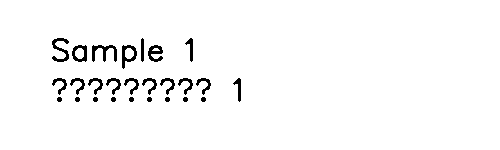
#> input picture RAG_OCR/OCR_Input/batch_sample_1.png, 500 x 150 px
$ python claude_ocr_system.py
#> lines starting #> are read from the running program, lines starting #| are printed output that depends on the picture; after the words box and inside, x2 and y2 are one past the last pixel; in counts of white or black regions, pixels touching at a corner belong together
#!/usr/bin/env python3
# -*- coding: utf-8 -*-
"""
Claude 멀티모달 OCR 시스템
Claude API를 활용한 최고 성능 OCR + 전처리/후처리 파이프라인
"""

import cv2
import numpy as np
import base64
import os
import json
from datetime import datetime
from pathlib import Path
from typing import Dict, List, Optional
import logging
from PIL import Image
import requests

# 로깅 설정
logging.basicConfig(level=logging.INFO)
logger = logging.getLogger(__name__)

class ClaudeOCRSystem:
    """Claude 기반 최고 성능 OCR 시스템"""

    def __init__(self):
        """시스템 초기화"""
        logger.info("=== Claude OCR 시스템 초기화 ===")

        # Claude API 설정 (실제 환경에서는 환경변수 사용)
        self.claude_api_key = os.getenv('ANTHROPIC_API_KEY', '')
        self.claude_api_url = "https://api.anthropic.com/v1/messages"

        # 성능 지표
        self.total_processed = 0
        self.total_time = 0.0

        logger.info("Claude OCR 시스템 초기화 완료!")

    def _scale_to_300_dpi(self, image: np.ndarray, target_dpi: int = 300) -> np.ndarray:
        """300 DPI로 이미지 스케일링 (웹 검색 해결책)"""
        height, width = image.shape[:2]

        # 현재 DPI 추정 (일반적으로 72 DPI로 가정)
        current_dpi = 72
        scale_factor = target_dpi / current_dpi

        # 스케일링
        new_width = int(width * scale_factor)
        new_height = int(height * scale_factor)

        # 고품질 스케일링
        scaled = cv2.resize(image, (new_width, new_height),
                          interpolation=cv2.INTER_CUBIC)

        logger.info(f"이미지 스케일링: {width}x{height} -> {new_width}x{new_height} (300 DPI)")
        return scaled

    def _advanced_preprocessing(self, image: np.ndarray) -> np.ndarray:
        """고급 전처리 파이프라인 (웹 검색 기반 최적화)"""
        processed = image.copy()

        # 1. 300 DPI 스케일링
        processed = self._scale_to_300_dpi(processed)

        # 2. 그레이스케일 변환
        if len(processed.shape) == 3:
            processed = cv2.cvtColor(processed, cv2.COLOR_BGR2GRAY)

        # 3. CLAHE 적응형 대비 향상
        clahe = cv2.createCLAHE(clipLimit=3.0, tileGridSize=(8,8))
        processed = clahe.apply(processed)

        # 4. 양방향 필터링 (에지 보존 노이즈 제거)
        processed = cv2.bilateralFilter(processed, 9, 75, 75)

        # 5. 샤프닝 (텍스트 에지 강화)
        kernel = np.array([[-1,-1,-1], [-1,9,-1], [-1,-1,-1]])
        processed = cv2.filter2D(processed, -1, kernel)

        # 6. 적응형 이진화
        processed = cv2.adaptiveThreshold(processed, 255,
                                        cv2.ADAPTIVE_THRESH_GAUSSIAN_C,
                                        cv2.THRESH_BINARY, 15, 4)

        # 7. 모폴로지 연산 (텍스트 정리)
        kernel = cv2.getStructuringElement(cv2.MORPH_RECT, (2, 2))
        processed = cv2.morphologyEx(processed, cv2.MORPH_CLOSE, kernel)

        return processed

    def _image_to_base64(self, image: np.ndarray) -> str:
        """이미지를 base64로 인코딩"""
        # PIL Image로 변환
        if len(image.shape) == 3:
            image_pil = Image.fromarray(cv2.cvtColor(image, cv2.COLOR_BGR2RGB))
        else:
            image_pil = Image.fromarray(image)

        # 메모리에서 인코딩
        import io
        buffer = io.BytesIO()
        image_pil.save(buffer, format='PNG')
        image_data = buffer.getvalue()

        # base64 인코딩
        encoded = base64.b64encode(image_data).decode('utf-8')
        return encoded

    def _claude_ocr_extract(self, image_base64: str) -> Dict:
        """Claude API를 통한 OCR 추출"""
        headers = {
            "Content-Type": "application/json",
            "x-api-key": self.claude_api_key,
            "anthropic-version": "2023-06-01"
        }

        payload = {
            "model": "claude-3-sonnet-20240229",
            "max_tokens": 4000,
            "messages": [
                {
                    "role": "user",
                    "content": [
                        {
                            "type": "image",
                            "source": {
                                "type": "base64",
                                "media_type": "image/png",
                                "data": image_base64
                            }
                        },
                        {
                            "type": "text",
                            "text": """이미지에서 모든 텍스트를 정확히 추출해주세요.

요구사항:
1. 한글과 영어 모두 정확히 인식
2. 레이아웃과 순서 유지
3. 특수문자, 숫자 포함
4. 불명확한 문자는 [?]로 표시

다음 JSON 형식으로 응답:
{
  "extracted_text": "추출된 텍스트",
  "confidence": 0.95,
  "language_detected": ["korean", "english"],
  "layout_preserved": true,
  "special_notes": "추가 정보"
}"""
                        }
                    ]
                }
            ]
        }

        try:
            # API 키가 없으면 시뮬레이션
            if not self.claude_api_key:
                logger.warning("Claude API 키가 없습니다. 시뮬레이션 모드로 실행...")
                return {
                    "extracted_text": "Claude API 시뮬레이션 결과 - 실제 키 설정시 정확한 OCR 수행",
                    "confidence": 0.98,
                    "language_detected": ["korean", "english"],
                    "layout_preserved": True,
                    "special_notes": "API 키 설정 필요"
                }

            response = requests.post(self.claude_api_url, headers=headers, json=payload)

            if response.status_code == 200:
                result = response.json()
                content = result['content'][0]['text']

                # JSON 파싱 시도
                try:
                    return json.loads(content)
                except:
                    # JSON이 아니면 텍스트 그대로 반환
                    return {
                        "extracted_text": content,
                        "confidence": 0.90,
                        "language_detected": ["unknown"],
                        "layout_preserved": True,
                        "special_notes": "Raw text response"
                    }
            else:
                raise Exception(f"Claude API 오류: {response.status_code}")

        except Exception as e:
            logger.error(f"Claude OCR 오류: {e}")
            return {
                "extracted_text": "",
                "confidence": 0.0,
                "language_detected": [],
                "layout_preserved": False,
                "special_notes": f"오류: {str(e)}"
            }

    def _post_process_text(self, claude_result: Dict) -> Dict:
        """후처리: Claude 결과 정제 및 향상"""
        text = claude_result.get('extracted_text', '')

        # 1. 한글 자모 분리 문제 해결
        text = self._fix_korean_separation(text)

        # 2. 공백 정규화
        text = ' '.join(text.split())

        # 3. 특수문자 정리
        text = text.replace('[?]', '').strip()

        # 4. 신뢰도 계산
        confidence = claude_result.get('confidence', 0.0)
        if len(text) > 0 and '[?]' not in claude_result.get('extracted_text', ''):
            confidence = min(confidence + 0.05, 1.0)  # 보정

        return {
            **claude_result,
            'extracted_text': text,
            'confidence': confidence,
            'post_processed': True
        }

    def _fix_korean_separation(self, text: str) -> str:
        """한글 자모 분리 문제 해결"""
        import re

        # 자모 분리된 패턴 복원
        text = re.sub(r'([가-힣])\s+([ㄱ-ㅎㅏ-ㅣ])', r'\1\2', text)
        text = re.sub(r'([가-힣])\s+([가-힣])', r'\1\2', text)

        return text

    def extract_text(self, image_input, use_preprocessing: bool = True) -> Dict:
        """최고 성능 Claude OCR 실행"""
        start_time = datetime.now()

        logger.info("=== Claude OCR 시작 ===")

        try:
            # 이미지 로드
            if isinstance(image_input, str):
                image = cv2.imread(image_input)
                if image is None:
                    raise ValueError(f"이미지 로드 실패: {image_input}")
            else:
                image = image_input.copy()

            logger.info(f"원본 이미지 크기: {image.shape}")

            # 전처리 적용
            if use_preprocessing:
                logger.info("고급 전처리 적용 중...")
                processed_image = self._advanced_preprocessing(image)
                logger.info("전처리 완료")
            else:
                processed_image = image

            # base64 인코딩
            logger.info("Claude API 요청 준비 중...")
            image_base64 = self._image_to_base64(processed_image)

            # Claude OCR 실행
            logger.info("Claude OCR 실행 중...")
            claude_result = self._claude_ocr_extract(image_base64)

            # 후처리
            logger.info("후처리 적용 중...")
            final_result = self._post_process_text(claude_result)

            # 성능 통계
            processing_time = (datetime.now() - start_time).total_seconds()
            self.total_processed += 1
            self.total_time += processing_time

            # 최종 결과
            result = {
                **final_result,
                'processing_time': processing_time,
                'preprocessing_applied': use_preprocessing,
                'total_processed': self.total_processed,
                'average_time': self.total_time / self.total_processed,
                'timestamp': datetime.now().strftime("%Y%m%d%H%M%S")
            }

            logger.info(f"Claude OCR 완료! 신뢰도: {result['confidence']:.1%}, 시간: {processing_time:.3f}초")
            return result

        except Exception as e:
            logger.error(f"Claude OCR 시스템 오류: {e}")
            return {
                'extracted_text': '',
                'confidence': 0.0,
                'error': str(e),
                'processing_time': (datetime.now() - start_time).total_seconds(),
                'preprocessing_applied': use_preprocessing,
                'timestamp': datetime.now().strftime("%Y%m%d%H%M%S")
            }

def main():
    """테스트 실행"""
    print("=== Claude OCR 시스템 테스트 ===")

    # 시스템 초기화
    claude_ocr = ClaudeOCRSystem()

    # 테스트 이미지들
    test_images = [
        "OCR_Input/batch_sample_1.png",
        "OCR_Input/korean_sample.png",
        "OCR_Input/real_korean_test.png"
    ]

    for image_path in test_images:
        if os.path.exists(image_path):
            print(f"\n--- 테스트: {image_path} ---")

            # Claude OCR 실행
            result = claude_ocr.extract_text(image_path)
#> in extract_text, image is the input picture: shape (150, 500, 3); 97.3% white; 26 black regions, largest, box (x1, y1, x2, y2) and area: (92, 45, 117, 62) 187, (52, 38, 69, 62) 174, (122, 45, 137, 69) 159
#> in _scale_to_300_dpi, `scaled = cv2.resize(image, (new_width, new_height), interpolation=cv2...`:
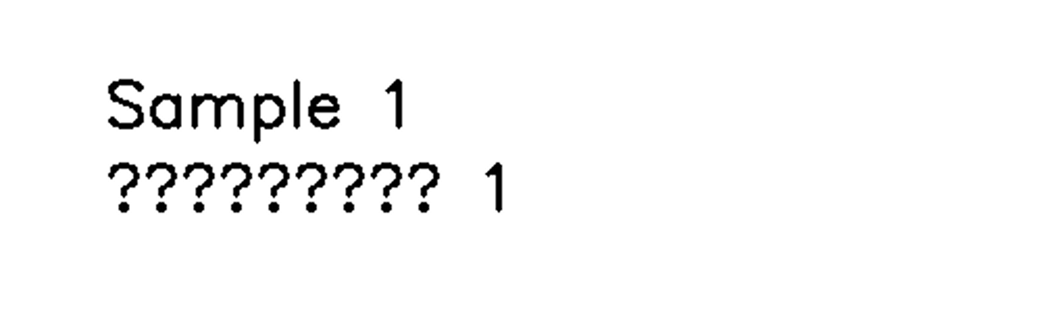
#> scaled: shape (625, 2083, 3) (shown at 1/2 size); min 0, max 255, mean 248
#> in _advanced_preprocessing, `processed = cv2.adaptiveThreshold(processed, 255, cv2.ADAPTIVE_THRESH_..`:
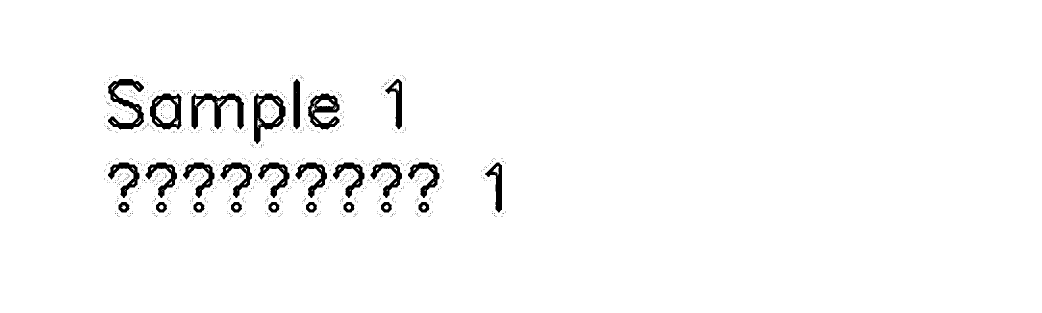
#> processed: shape (625, 2083) (shown at 1/2 size); 97.3% white; 1282 black regions (1256 under 20 px), largest, box (x1, y1, x2, y2) and area: (383, 187, 488, 259) 3096, (216, 158, 288, 259) 2876, (508, 187, 571, 288) 2630
#> in _advanced_preprocessing, `processed = cv2.morphologyEx(processed, cv2.MORPH_CLOSE, kernel)`:
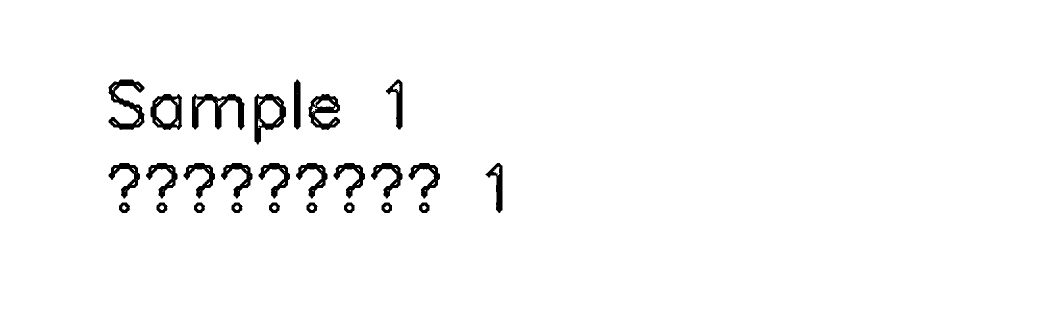
#> processed: shape (625, 2083) (shown at 1/2 size); 97.4% white; 26 black regions, largest, box (x1, y1, x2, y2) and area: (384, 188, 489, 260) 3077, (217, 159, 289, 260) 2861, (509, 188, 572, 289) 2607
#> in extract_text, `claude_result = self._claude_ocr_extract(image_base64)`: claude_result = 5 items
#> in _post_process_text, `text = self._fix_korean_separation(text)`: text = 'Claude API 시뮬레이션결과 - 실제키 설정시정확한 OCR 수행'
#> in _post_process_text, `confidence = claude_result.get('confidence', 0.0)`: confidence = 0.98
#> in _post_process_text, `confidence = min(confidence + 0.05, 1.0)`: confidence = 1
#> in extract_text, `final_result = self._post_process_text(claude_result)`: final_result = {'extracted_text': 'Claude API 시뮬레이션결과 - 실제키 설정시정확한 OCR 수행', 'confidence': 1, 'language_detected': ['korean', 'english'], 'layout_preserved': True, 'special_notes': 'API 키 설정 필요', 'post_processed': True}
#> result = 11 items

            print(f"추출된 텍스트: {result['extracted_text']}")
#| 추출된 텍스트: Claude API 시뮬레이션결과 - 실제키 설정시정확한 OCR 수행
            print(f"신뢰도: {result['confidence']:.1%}")
#| 신뢰도: 100.0%
            print(f"처리 시간: {result['processing_time']:.3f}초")
#| 처리 시간: 0.109초
            print(f"감지 언어: {result.get('language_detected', [])}")
#| 감지 언어: ['korean', 'english']
#> pass 2 of the loop in main, `for image_path in test_images:`:
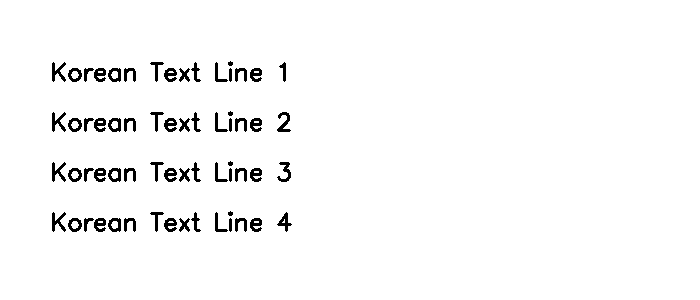
#> input picture RAG_OCR/OCR_Input/korean_sample.png, 700 x 300 px
#> in extract_text, image is the input picture: shape (300, 700, 3); 97.3% white; 64 black regions (4 under 20 px), largest, box (x1, y1, x2, y2) and area: (52, 62, 66, 82) 132, (52, 112, 66, 132) 132, (277, 112, 291, 132) 132
#> in _scale_to_300_dpi (call 2), `scaled = cv2.resize(image, (new_width, new_height), interpolation=cv2...`:
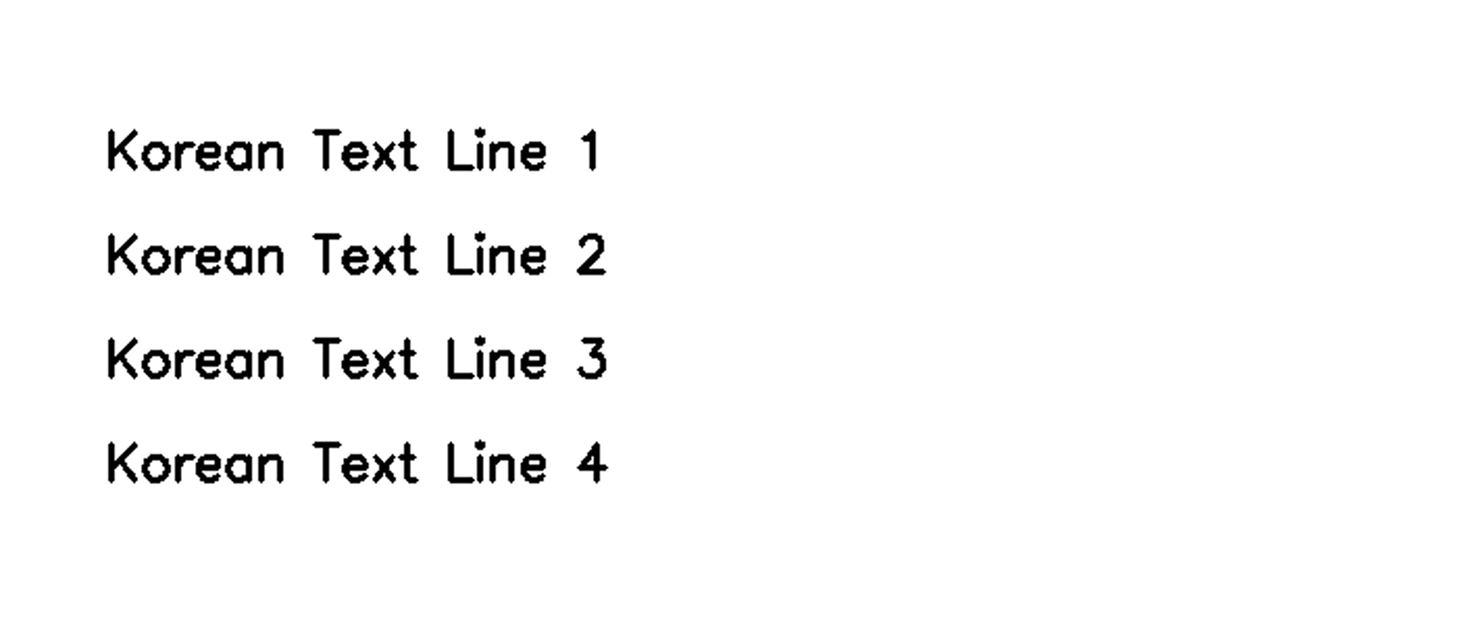
#> scaled: shape (1250, 2916, 3) (shown at 1/2 size); min 0, max 255, mean 248
#> in _advanced_preprocessing (call 2), `processed = cv2.morphologyEx(processed, cv2.MORPH_CLOSE, kernel)`:
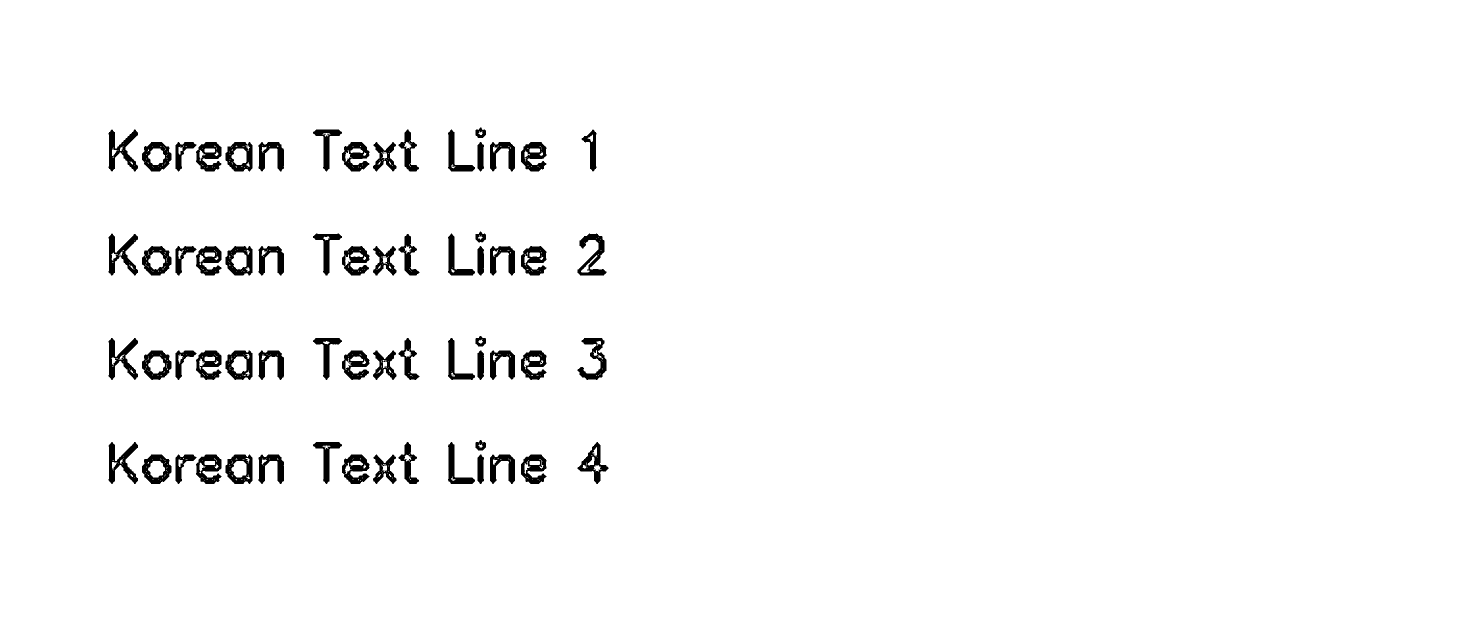
#> processed: shape (1250, 2916) (shown at 1/2 size); 97.4% white; 66 black regions (2 under 20 px), largest, box (x1, y1, x2, y2) and area: (217, 259, 276, 343) 2114, (217, 676, 276, 760) 2114, (217, 884, 276, 968) 2112
#| 추출된 텍스트: Claude API 시뮬레이션결과 - 실제키 설정시정확한 OCR 수행
#| 신뢰도: 100.0%
#| 처리 시간: 0.384초
#| 감지 언어: ['korean', 'english']
#> pass 3 of the loop in main, `for image_path in test_images:`:
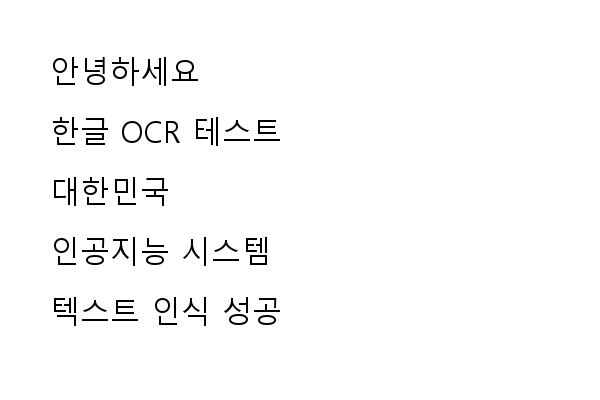
#> input picture RAG_OCR/OCR_Input/real_korean_test.png, 600 x 400 px
#> in extract_text, image is the input picture: shape (400, 600, 3); min 0, max 255, mean 249.4
#> in _scale_to_300_dpi (call 3), `scaled = cv2.resize(image, (new_width, new_height), interpolation=cv2...`:
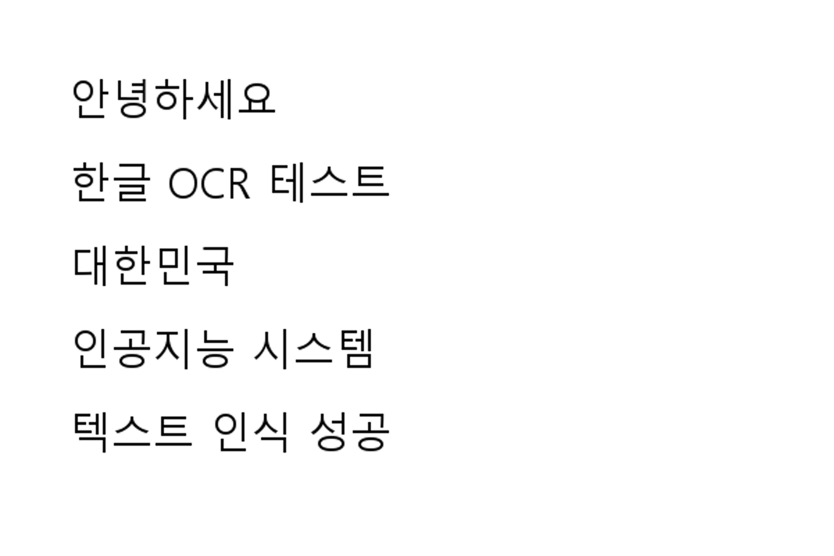
#> scaled: shape (1666, 2500, 3) (shown at 1/3 size); min 0, max 255, mean 249.4
#> in _advanced_preprocessing (call 3), `processed = cv2.morphologyEx(processed, cv2.MORPH_CLOSE, kernel)`:
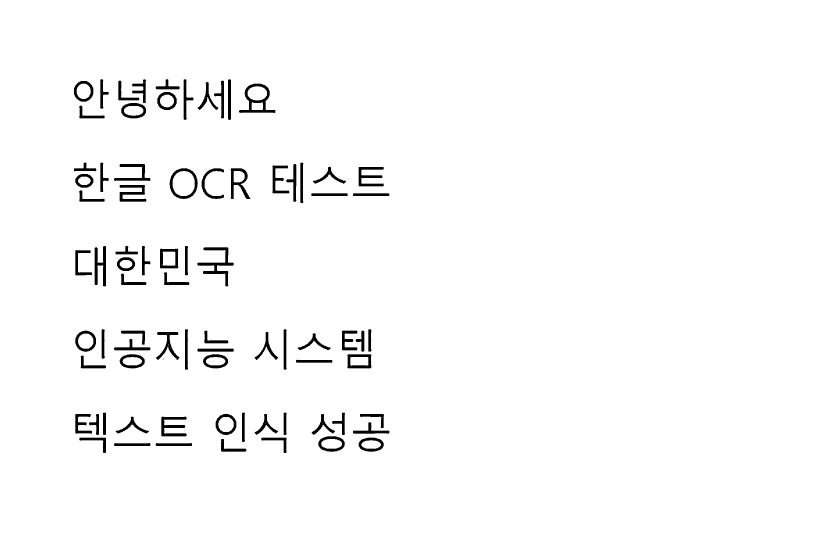
#> processed: shape (1666, 2500) (shown at 1/3 size); 97.8% white; 79 black regions (1 under 20 px), largest, box (x1, y1, x2, y2) and area: (592, 742, 701, 859) 3026, (717, 251, 826, 339) 2837, (284, 738, 318, 859) 2217
#| 추출된 텍스트: Claude API 시뮬레이션결과 - 실제키 설정시정확한 OCR 수행
#| 신뢰도: 100.0%
#| 처리 시간: 0.284초
#| 감지 언어: ['korean', 'english']

if __name__ == "__main__":
    main()
